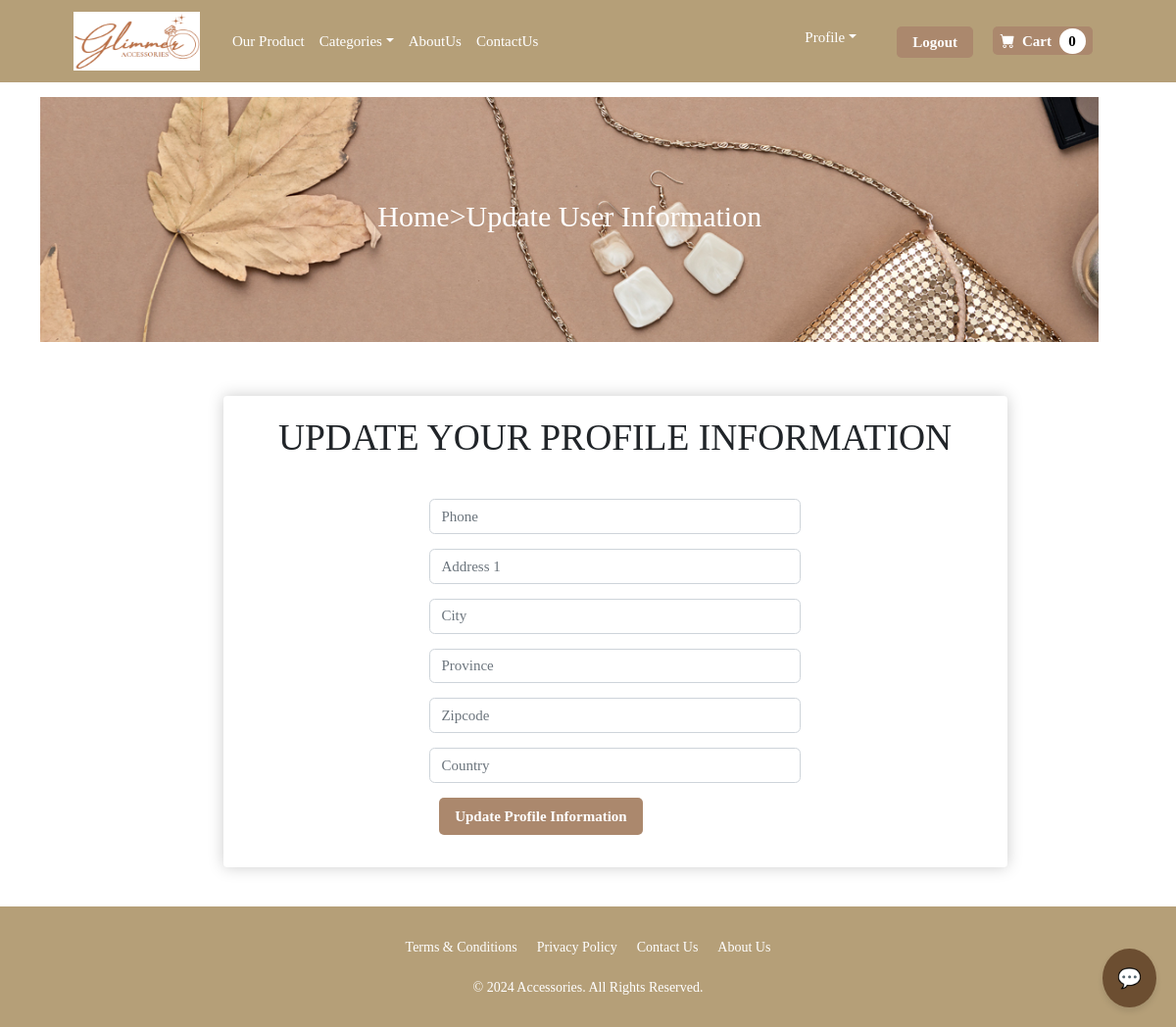
The app's page /update_info/ (signed in), older data.
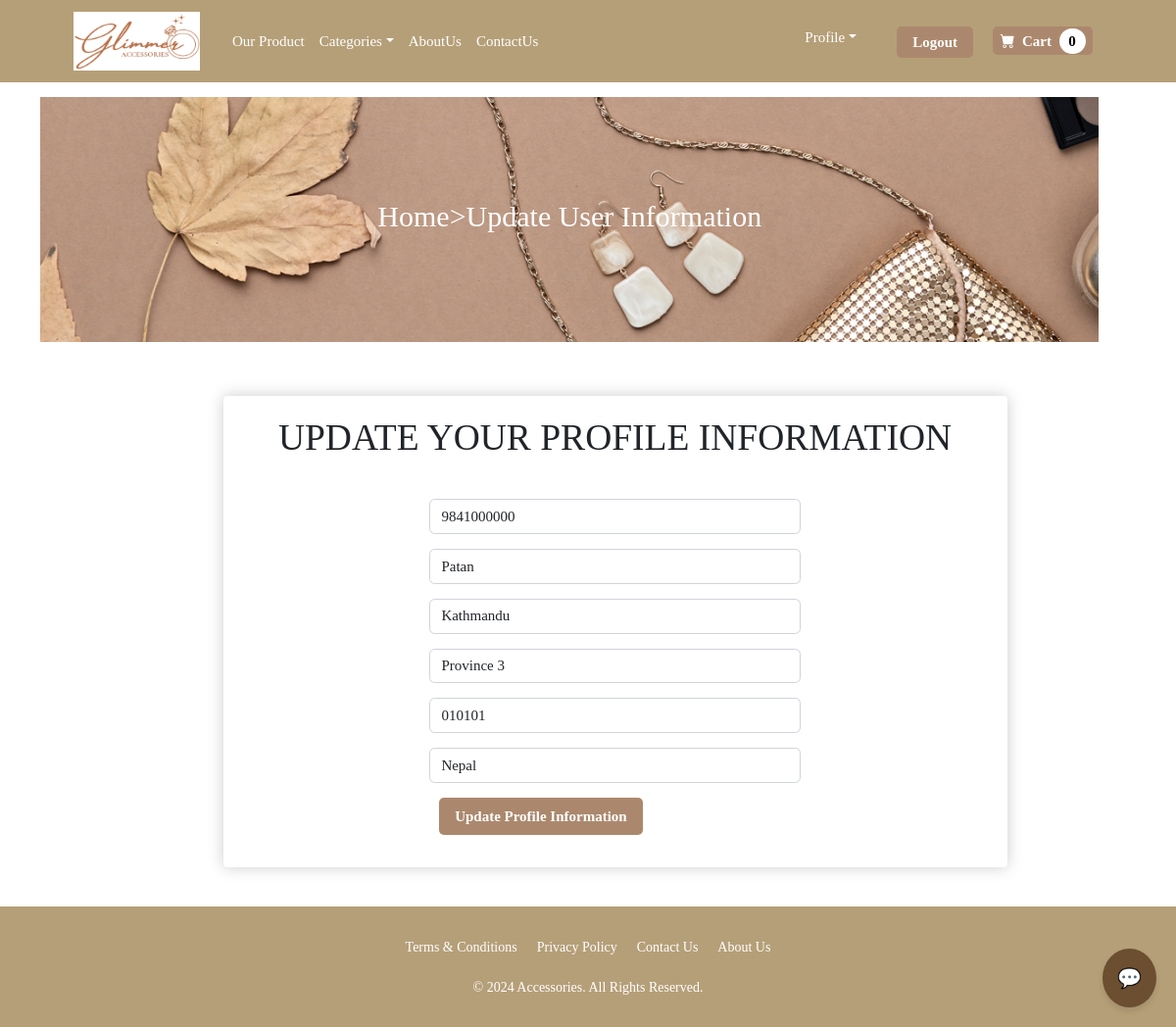
The same page, newer data.
### ecommerce/models.py (models this page shows, shortened)
class Profile(models.Model):
    user=models.OneToOneField(User,on_delete=models.CASCADE)
    date_modified=models.DateTimeField(User,auto_now=True)
    phone=models.CharField(max_length=20,blank=True)
    address1=models.CharField(max_length=200,blank=True)
    city=models.CharField(max_length=200,blank=True)
    province=models.CharField(max_length=200,blank=True)
    zipcode=models.CharField(max_length=200,blank=True)
    country=models.CharField(max_length=200,blank=True)
    old_cart=models.CharField(max_length=200,blank=True,null=True)
    def create_profile(sender,instance,created, **kwargs):
        if created:
          user_profile=Profile(user=instance)
          user_profile.save()
    post_save.connect(create_profile,sender=User)

### ecommerce/views.py (the view)
# urls.py: path('update_info/',views.update_info,name='update_info'),
def update_info(request):
    if request.user.is_authenticated:
        current_user=Profile.objects.get(user__id=request.user.id)
        shipping_user=ShippingAddress.objects.get(user__id=request.user.id)
        form= UserInfoForm(request.POST or None, instance=current_user)
        shipping_form=ShippingForm(request.POST or None, instance=shipping_user)
        if form.is_valid() or shipping_form.is_valid():
            form.save()
            shipping_form.save()
            messages.success(request,"Your informations has been updated!!!")
            return redirect('home')
        else:
            for error in list(form.errors.values()):
                    messages.error(request,error)
        return render(request,"update_info.html",{'form':form,'shipping_form':shipping_form})
    else:
        messages.success(request,"User must be logged in")
        return redirect('home')

### ecommerce/forms.py
class UserInfoForm(forms.ModelForm):
	phone = forms.CharField(label="", widget=forms.TextInput(attrs={'class':'form-control', 'placeholder':'Phone'}), required=False)
	address1 = forms.CharField(label="", widget=forms.TextInput(attrs={'class':'form-control', 'placeholder':'Address 1'}), required=False)
	city = forms.CharField(label="", widget=forms.TextInput(attrs={'class':'form-control', 'placeholder':'City'}), required=False)
	province = forms.CharField(label="", widget=forms.TextInput(attrs={'class':'form-control', 'placeholder':'Province'}), required=False)
	zipcode = forms.CharField(label="", widget=forms.TextInput(attrs={'class':'form-control', 'placeholder':'Zipcode'}), required=False)
	country = forms.CharField(label="", widget=forms.TextInput(attrs={'class':'form-control', 'placeholder':'Country'}), required=False)
	class Meta:
		model = Profile
		fields = ('phone', 'address1','city', 'province', 'zipcode', 'country', )

### cart/cart.py (called while the page is built)
    def __len__(self):
        return len(self.cart)

### cart/context_processors.py (called while the page is built)
def cart(request):
    return{'cart':Cart(request)}

### ecommerce/templates/update_info.html (shortened to what this page needs)
{%extends 'main.html' %}
{%load static%}
{%block content%}
<html>
</html>
<header class="py-5">
    <div class="container">
            <div id="slider" style="height: 250px;">
                <figure>
                    <img src="{% static 'images/4.jpg' %}" alt="Image 1">
                </figure>
                <div class="overlay">
                    <h2>Home>Update User Information</h2>
                </div>
    </div>
</header>
<div class="container" style="margin-bottom: 40px;">
    <div class="box-element offset-md-2" style="width: 800px;margin-top: 10px;">
        <div  style="margin-top: 10px;">
            <h1 class="text-center">UPDATE YOUR PROFILE INFORMATION</h1>
        </div>
        <div class="row"  style="margin-top: 40px;">
            <div class="col-md-6 offset-md-3">
                <form method="POST" action="{%url 'update_info' %}">
                    {{form.as_p}}
                    <button type="submit" class="custom-login-button">Update Profile Information</button>
                    <br><br>
                </form>
            </div>
        </div>
    </div>
</div>
{%endblock content%}

Row changes from the older to the newer data that the page shows:
changed Profile: phone (not shown) → "9841000000"; address1 (not shown) → "Patan"; city (not shown) → "Kathmandu"; province (not shown) → "Province 3"; zipcode (not shown) → "010101"; country (not shown) → "Nepal"
